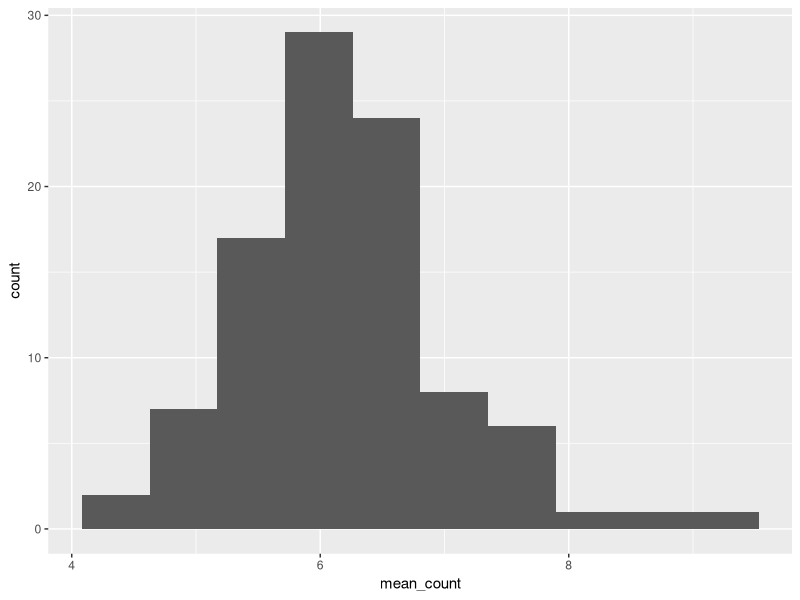
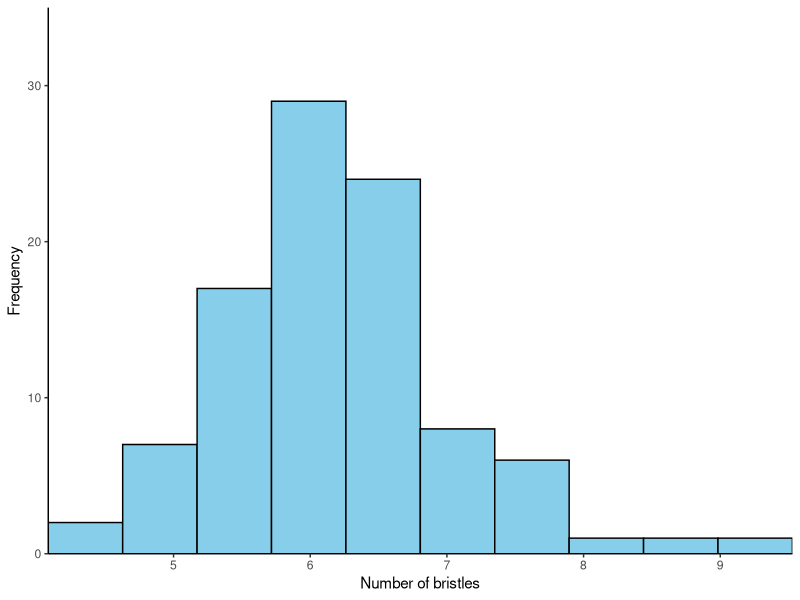
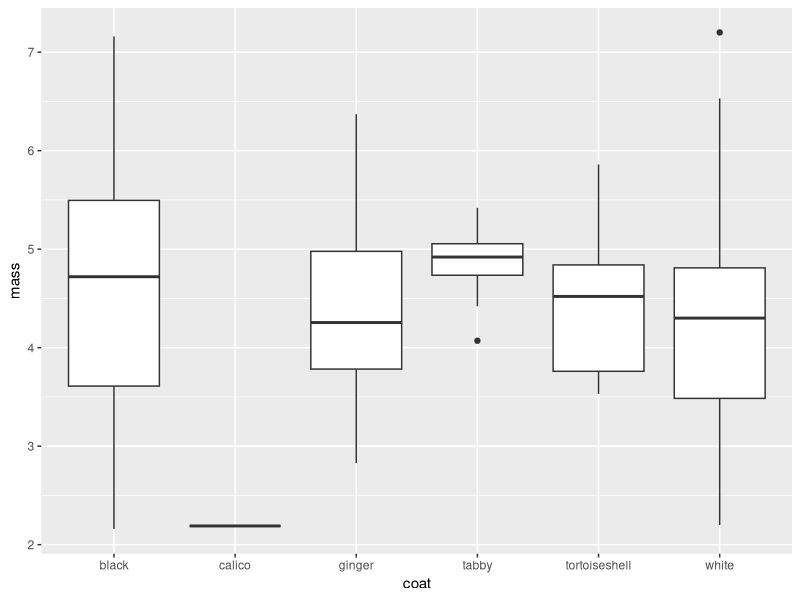
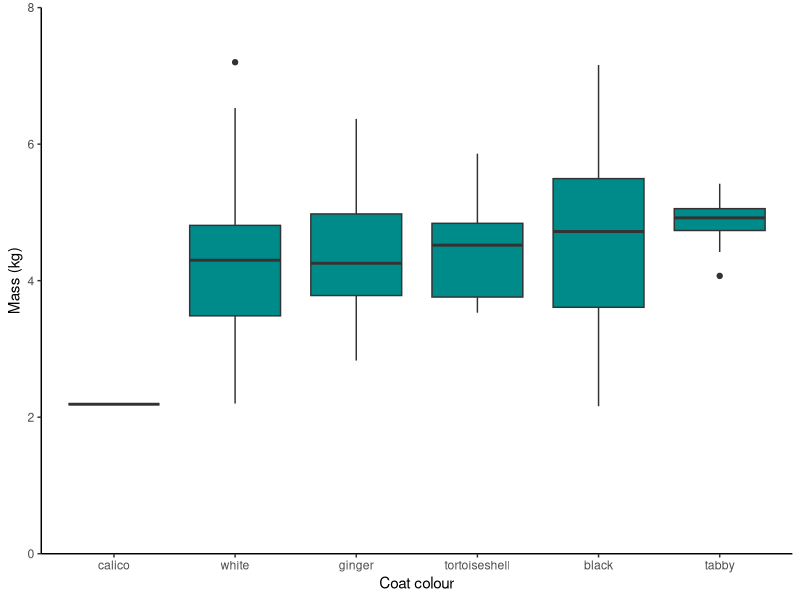

These figures' R source, in order:
## ---- chunk 1
#| code-fold: false
library(tidyverse)
library(readxl)
## ---- chunk 2
#| code-fold: false
fly_bristles_means <- read_excel("data-raw/bristles-mean.xlsx")
cats <- read_csv("data-raw/cat-coats.csv")
## ---- chunk 3
#| code-fold: true
fly_bristles_means |> 
  summarise(mean = mean(mean_count),
            median = median(mean_count),
            n = length(mean_count),
            standard_dev = sd(mean_count),
            standard_error = standard_dev / sqrt(n))
## ---- chunk 4
#| code-fold: true

ggplot(fly_bristles_means, aes(x = mean_count)) +
  geom_histogram(bins = 10)
## ---- chunk 5
#| code-fold: true

ggplot(fly_bristles_means, aes(x = mean_count)) +
  geom_histogram(bins = 10, 
                 colour = "black",
                 fill = "skyblue") +
  scale_x_continuous(name = "Number of bristles",
                     expand = c(0, 0)) +
  scale_y_continuous(name = "Frequency",
                     expand = c(0, 0),
                     limits = c(0, 35)) +
  theme_classic()
## ---- chunk 6
#| echo: true
#| include: true

ggplot(cats, aes(x = coat, y = mass)) +
  geom_boxplot()
## ---- chunk 7
#| code-fold: true
ggplot(cats, 
       aes(x = reorder(coat, mass), y = mass)) +
  geom_boxplot(fill = "darkcyan") +
  scale_x_discrete(name = "Coat colour") +
  scale_y_continuous(name = "Mass (kg)", 
                     expand = c(0, 0),
                     limits = c(0, 8)) +
  theme_classic()
